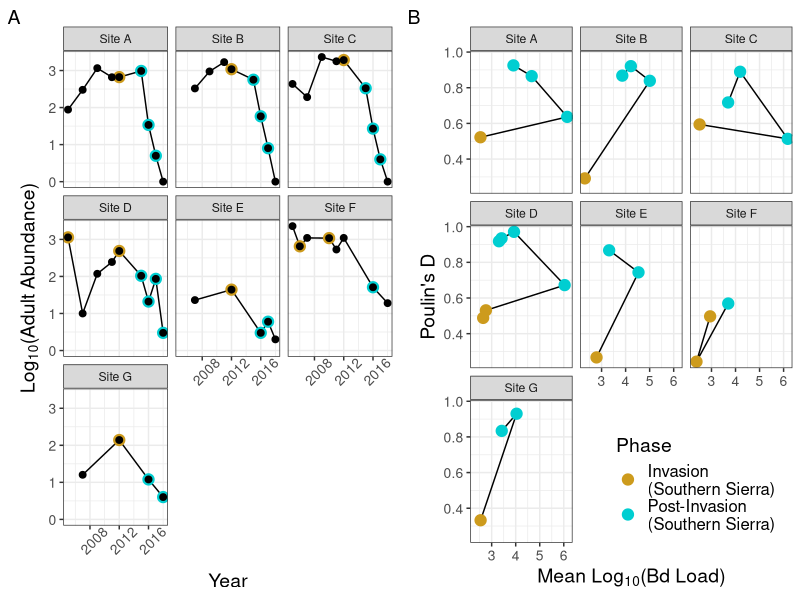

Write the R code that produced this figure.
### Reproduce Figure 3 (Trajectory plot & mean-aggregation plot for 7 well-studied sites)
### Step 1: Load Sierra records from summary file and remove records with fewer than 2 Bd-positive and larval groups (for consistent comparisons)
### Step 2: Select specific sites, relabel, and plot time vs. host abundance
### Step 3: Plot these groups by log mean fungal load against Poulin's D aggregation metric
### Step 4: Combine plots

library(ggplot2)
library(gridExtra)
library(cowplot)
library(grid)
library(dplyr)
library(data.table)
library(gridtext)


######################################
#### Step 1: Load and format data ####
######################################

sierra_dat = fread("data/formatted/analysis_aggregation_dataset.csv")[dataset == "sierra_nevada"]
sierra_dat[, "log_mean":=mean_log10_without_zeros]
sierra_no_larva = sierra_dat[life_stage != "larva" & num_infected >= 2 & poulin_D > 0]

abund_and_prev = fread("data/formatted/abund_and_prev.csv")

######################################
####    Step 2: Trajectory Plot   ####
######################################

trajectory_sites = c("10100", "10101", "10102", "11858", "12590", "10090", "12618")
y=sierra_dat[site_id %in% trajectory_sites,]

sierra_dat$Year <- plyr::mapvalues(sierra_dat$year, 
                                   from=c(1:16), 
                                   to=c(2004:2019))
sierra_dat$Site <- plyr::mapvalues(sierra_dat$site, 
                                   from=c(10100, 10101, 10102, 11858, 12590, 10090, 12618), 
                                   to=c("Site A","Site B","Site C","Site D","Site E","Site F","Site G"))
abund_and_prev$Site <- plyr::mapvalues(abund_and_prev$site_id, 
                                       from=c(10100, 10101, 10102, 11858, 12590, 10090, 12618), 
                                       to=c("Site A","Site B","Site C","Site D","Site E","Site F","Site G"))


abunds = merge(sierra_dat[num_infected >= 2 & site_id %in% trajectory_sites & life_stage == "adult"], 
               abund_and_prev[capture_life_stage == "adult", .(site_id, year, adult_abundance)], 
               by.x=c("site_id", "Year"), by.y=c("site_id", 'year'))[, .(site_id, Year, adult_abundance, phase, Site)]

abund_trun = abund_and_prev[site_id %in% trajectory_sites & capture_life_stage == "adult" & adult_abundance != -1]

#Abundance graph
p1 = ggplot(abunds) +
  geom_line(data=abund_trun, aes(x=year, y=log10(adult_abundance)),linewidth = 0.5) + geom_point(aes(x=Year, y=log10(adult_abundance), color=phase), size=3.5) +
  geom_point(data=abund_trun, aes(x=year, y=log10(adult_abundance)),size=2) +
  scale_color_manual(values=c('goldenrod3','darkturquoise'))  + theme_bw() + ylab(expression(paste(Log[10],"(Adult Abundance)", sep="")))  +
  facet_wrap(~Site)+
  xlab("Year") + 
  guides(color="none") + labs(tag="A") + theme(title=element_text(size=14),axis.title = element_text(size=14),axis.text.x = element_text(angle = 45,margin = margin(t = 5)),legend.title = element_text(size=14),legend.text = element_text(size=12),plot.tag = element_text(size=14),axis.text = element_text(size=10))



######################################
####Step 3: Mean-Aggregation Plot ####
######################################

#Load-Aggregation plot
p2 = ggplot(sierra_dat[num_infected >= 2 & site_id %in% trajectory_sites & life_stage == "adult"][order(Site, year)]) +
  geom_path(aes(x=mean_log10_without_zeros, y=poulin_D, group=Site),linewidth = 0.5) + 
  geom_point(aes(x=mean_log10_without_zeros, y=poulin_D, color=phase), size=3.5) +
  facet_wrap(~Site)  +
  scale_color_manual(name="Phase",values=c('goldenrod3','darkturquoise'),labels=c("Invasion \n(Southern Sierra)","Post-Invasion \n(Southern Sierra)","Enzootic \n(Northern Sierra)"))  + theme_bw() + ylab("Poulin's D") + xlab(expression(paste("Mean ",Log[10],"(Bd Load)", sep=""))) + labs(tag="B")  + theme(axis.title = element_text(size=14),legend.title = element_text(size=14),legend.text = element_text(size=12),plot.tag = element_text(size=14),axis.text = element_text(size=10),legend.position = c(0.7, 0.12))


##########################################
#### Step 4: Combine Plots (Fig. 3)   ####
##########################################

#Arranged figure
full_plot = grid.arrange(
  grobs = list(p1, p2),
  widths = c(1, 1)
)

#save figure
ggsave("results/plots/trajectory_plot.png",full_plot, width=180,height=105,units="mm",dpi=600)


